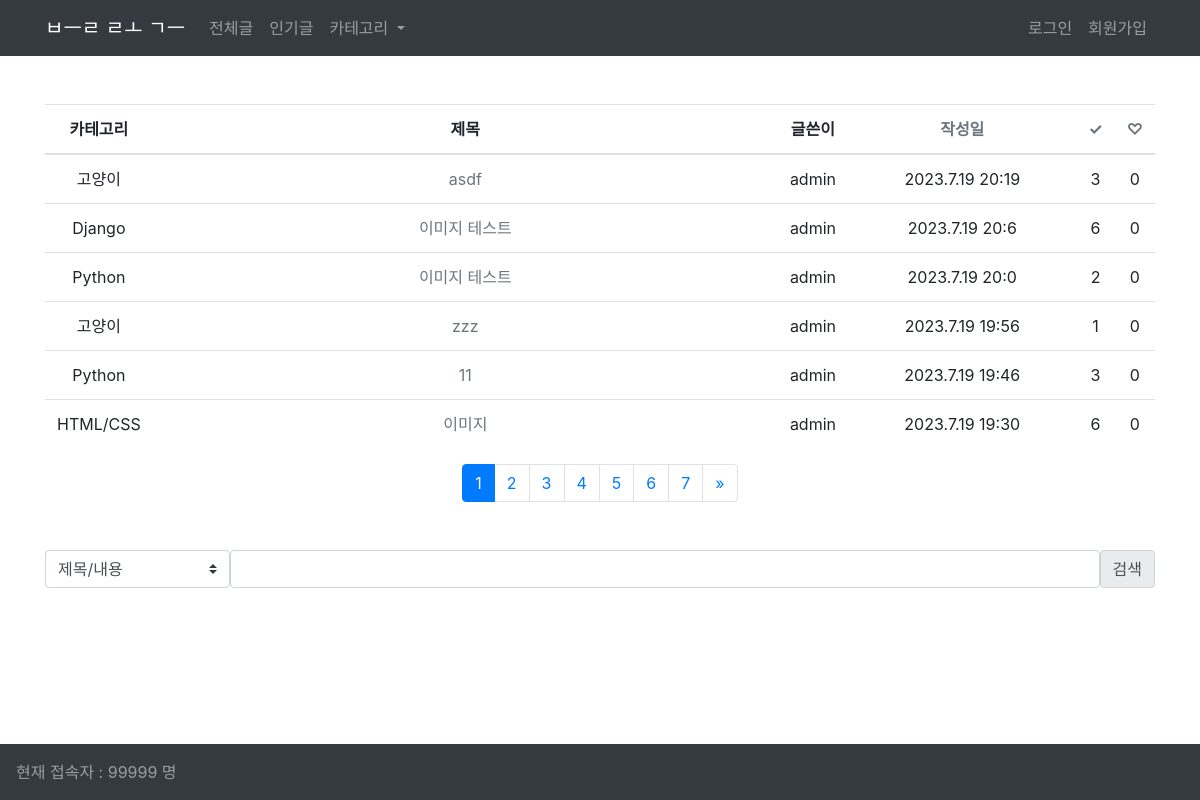
Screenshot of /blog/ with the database file from the repository.
### blog/models.py (models this page shows, shortened)
class Post(models.Model):
    CATEGORY_CHOICES = [
        ('HTML/CSS', 'HTML/CSS'),
        ('Python', 'Python'),
        ('Django', 'Django'),
        ('고양이', '고양이'),
    ]
    title = models.CharField(max_length=200)
    content = models.TextField(null=True, blank=True)
    writer = models.ForeignKey(User, on_delete=models.CASCADE)
    updated_at = models.DateTimeField(auto_now=True)
    created_at = models.DateTimeField(auto_now_add=True)
    views = models.IntegerField(default=0)
    likes = models.IntegerField(default=0)
    category = models.CharField(max_length=50, choices=CATEGORY_CHOICES)

### blog/views.py (the view)
# urls.py: path("", views.PostList.as_view(), name="list"),
class PostList(View):
    def get(self, request):
        if request.GET.get('sort'):
            sort = request.GET.get('sort')
        else:
            sort = 'created_at'
        posts = Post.objects.all()
        posts_sorted = sorted(
            posts, key=lambda x: getattr(x, sort), reverse=True)
        posts_per_page = 6
        page_number = request.GET.get('page', 1)
        paginator = Paginator(posts_sorted, posts_per_page)
        try:
            page = paginator.page(page_number)
        except InvalidPage:
            page = paginator.page(1)
        context = {
            "posts": page,
            "sort": sort,
        }
        return render(request, "blog/post_list.html", context)

### blog/templates/blog/post_list.html (shortened to what this page needs)
{% extends 'base.html' %}
{% block content %}
{% if posts %}
<table class="table table-hover text-center mt-5">
    <thead class="thead">
        <tr>
            <th class='w'>카테고리</th>
            <th class='w-75'>제목</th>
            <th class="w-">글쓴이</th>
            <th class="w-25"><a href="?sort=created_at" class="text-muted">작성일</a></th>
            <th class="w-25"><a href="?sort=views" class="text-muted">✓</a></th>
            <th class="w-25"><a href="?sort=likes" class="text-muted">♡</a></th>
        </tr>
    </thead>
    <tbody>
        {% if sort %}
            {% for post in posts|dictsortreversed:sort %}
            <tr>
                <td>{{ post.category }}</td>
                <td><a href="{% url 'blog:detail' post_id=post.pk %}" class="text-muted">{{ post.title }}</a></td>
                <td>{{ post.writer }}</td>
                <td>{{ post.created_at.year }}.{{post.created_at.month}}.{{post.created_at.day}} {{post.created_at.hour}}:{{post.created_at.minute}}</td>
                <td>{{ post.views }}</td>
                <td>{{ post.likes }}</td>
            </tr>
            {% endfor %}
        {% endif %}
    </tbody>
</table>
{% else %}
    {% if query %}
    <p>일치하는 검색 결과가 없습니다.</p>
    {% else %}
    <p>작성된 게시글이 없습니다.</p>
    {% endif %}
{% endif %}
{% if posts.has_other_pages %}
<nav aria-label="Page navigation">
  <ul class="pagination justify-content-center">
    {% for i in posts.paginator.page_range %}
      {% if posts.number == i %}
        <li class="page-item active"><a class='page-link' href='#'>{{ i }}</a></li>
      {% else %}
        <li class='page-item'>
            <a class='page-link' href="?page={{ i }}&sort={{sort}}">{{ i }}</a>
        </li>
      {% endif %}
    {% endfor %}
    {% if posts.has_next %}
    <li class="page-item">
      <a class="page-link" href="?page={{ posts.next_page_number }}&sort={{sort}}" aria-label="Next">
        <span aria-hidden="true">&raquo;</span>
      </a>
    </li>
    {% endif %}
  </ul>
</nav>
{% endif %}
<form action="{% url 'blog:search' %}" method='get' class='d-flex mt-5'>
    <select class="custom-select col col-lg-2" name='q-opt'>
        <option selected value="1">제목/내용</option>
    </select>
    <input type="text" name='q' class='form-control'>
    <input type="submit" value="검색" class="input-group-text">
</form>
{% endblock content %}

### rows the page displays
Post: category "고양이", title "asdf", writer "admin", created_at.year "2023", created_at.month "7", created_at.day "19", created_at.hour "20", created_at.minute "19", views "3", likes "0"
Post: category "Django", title "이미지 테스트", writer "admin", created_at.year "2023", created_at.month "7", created_at.day "19", created_at.hour "20", created_at.minute "6", views "6", likes "0"
Post: category "Python", title "이미지 테스트", writer "admin", created_at.year "2023", created_at.month "7", created_at.day "19", created_at.hour "20", created_at.minute "0", views "2", likes "0"
Post: category "고양이", title "zzz", writer "admin", created_at.year "2023", created_at.month "7", created_at.day "19", created_at.hour "19", created_at.minute "56", views "1", likes "0"
Post: category "Python", title "11", writer "admin", created_at.year "2023", created_at.month "7", created_at.day "19", created_at.hour "19", created_at.minute "46", views "3", likes "0"
Post: category "HTML/CSS", title "이미지", writer "admin", created_at.year "2023", created_at.month "7", created_at.day "19", created_at.hour "19", created_at.minute "30", views "6", likes "0"

### other values shown
{{ i }} "1"
{{ i }} "2" "3" "4" "5" "6" "7"
